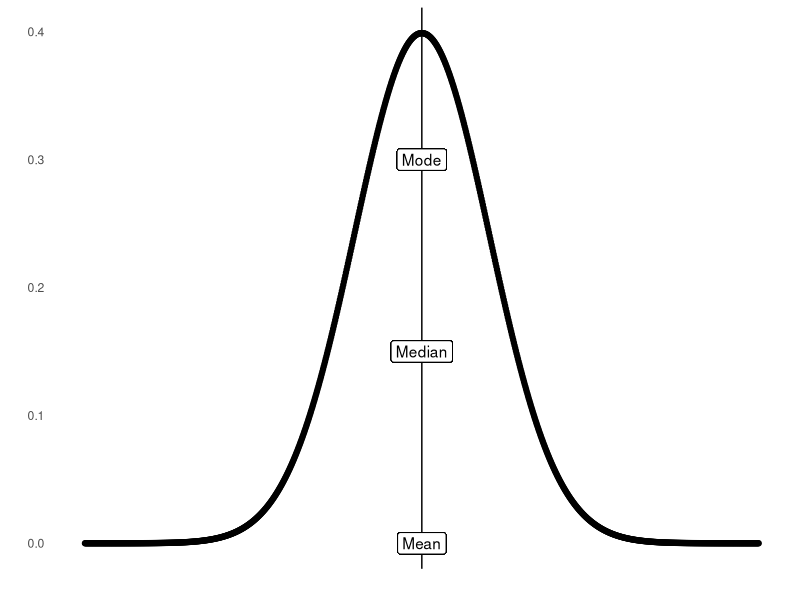
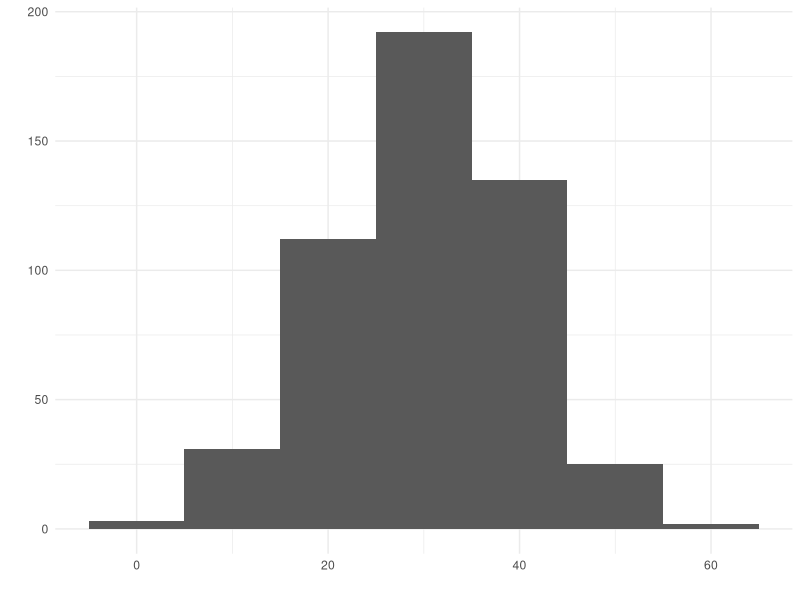
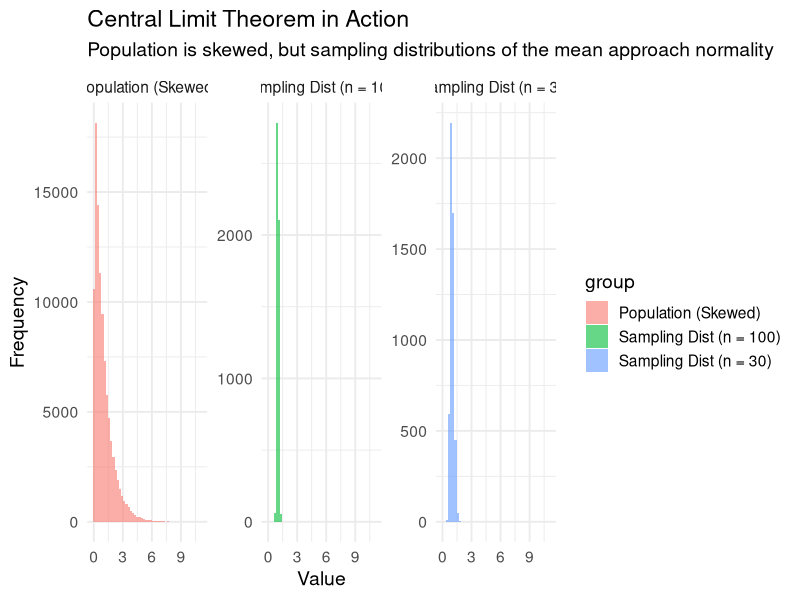
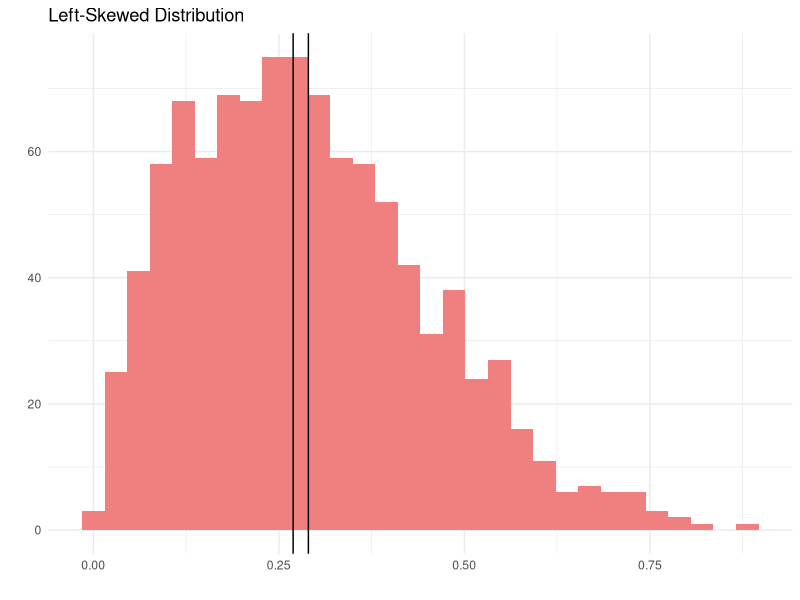
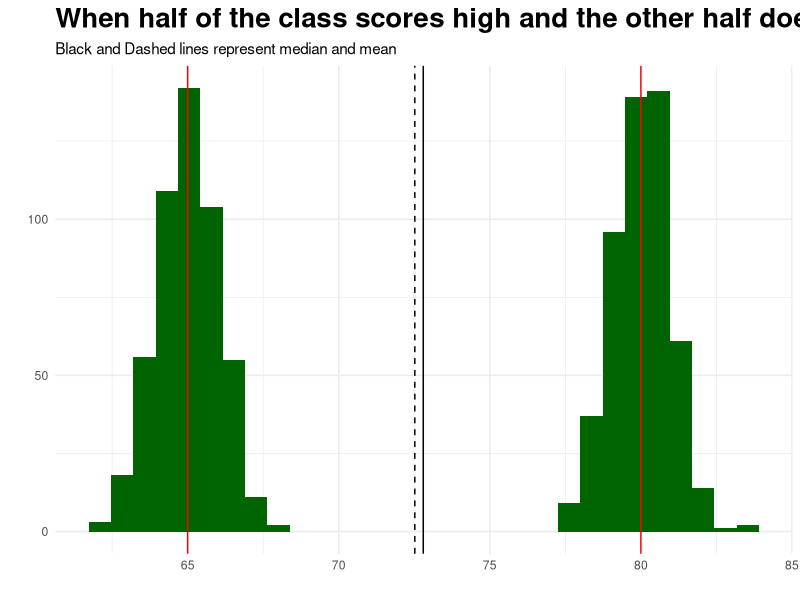
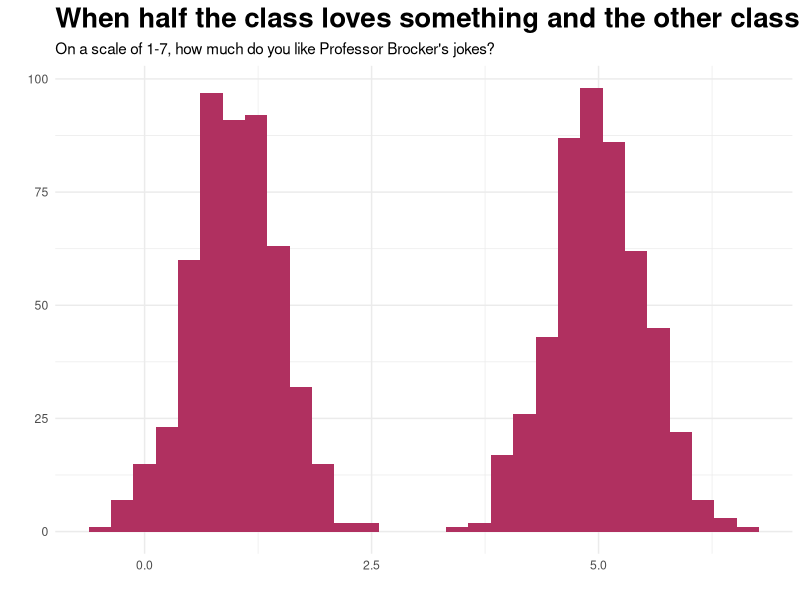
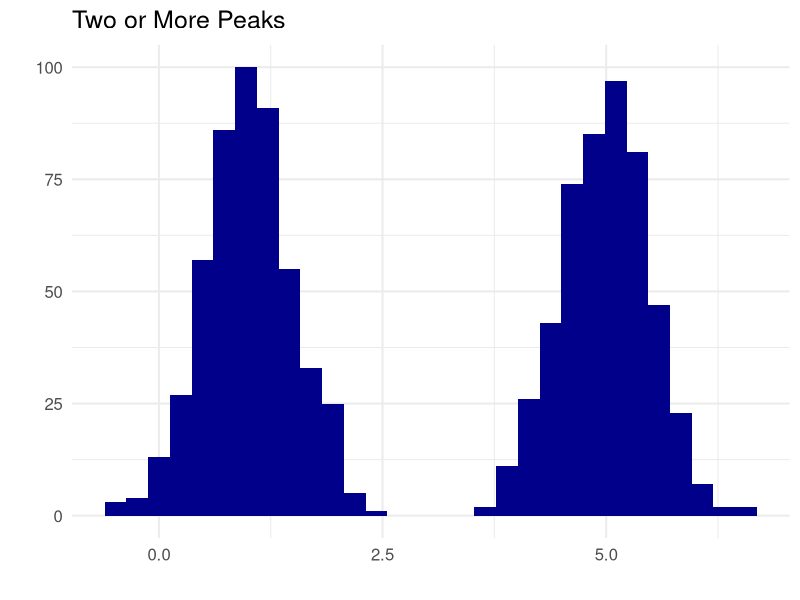
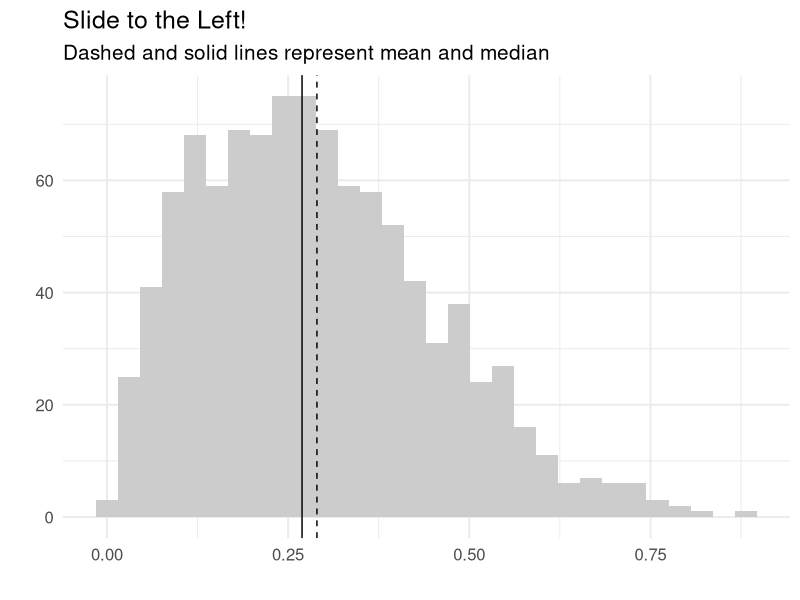

These charts were generated, in order, by the following R code:
## ---- chunk 1
#| fig-width: 8
#| fig-height: 6
#| fig-align: center


library(ggplot2)

x <- seq(5, 15, length=1000)

y <- dnorm(x, mean=10, sd=1)

nm <- data.frame(x,y)

ggplot(data = nm, aes(x,y)) + 
  geom_point() +
  theme_minimal() + 
  labs(
    x = "",
    y = "") +
  theme(
    axis.text.x = element_blank()
  ) +
  geom_vline(xintercept = 10) +
  geom_label(label = "Mean", y = 0, x = 10) +
  geom_label(label = "Median", y = 0.15, x = 10) +
  geom_label(label = "Mode", y = 0.3, x = 10) +
  theme(
    panel.grid = element_blank()
  )
  
## ---- chunk 2
  data.frame(
    z = rnorm(500,30,sd =10)
    ) |> 
  ggplot(aes(z)) + 
  geom_histogram(
    binwidth = 10
  ) + 
    theme_minimal() +
    labs(x = "",
         y = "")
## ---- chunk 3
set.seed(123)

# Population: strongly skewed (exponential distribution)
pop <- rexp(100000, rate = 1)

# Take many samples of size 30 and compute their means
sample_means_30 <- replicate(5000, mean(sample(pop, 30, replace = TRUE)))

# Take many samples of size 100 and compute their means
sample_means_100 <- replicate(5000, mean(sample(pop, 100, replace = TRUE)))

# Plot population vs. sampling distributions
df <- data.frame(
  value = c(pop, sample_means_30, sample_means_100),
  group = rep(c("Population (Skewed)", 
                "Sampling Dist (n = 30)", 
                "Sampling Dist (n = 100)"), 
              times = c(length(pop), length(sample_means_30), length(sample_means_100)))
)

ggplot(df, aes(x = value, fill = group)) +
  geom_histogram(bins = 50, alpha = 0.6, position = "identity") +
  facet_wrap(~group, scales = "free_y") +
  theme_minimal(base_size = 14) +
  labs(
    title = "Central Limit Theorem in Action",
    subtitle = "Population is skewed, but sampling distributions of the mean approach normality",
    x = "Value", y = "Frequency"
  )
## ---- chunk 4
# Set seed for reproducibility
set.seed(123)

# Generate 1000 random values from a Beta distribution
left_skewed <- rbeta(1000, shape1 = 2, shape2 = 5)

data.frame(left_skewed) |> 
  ggplot(aes(left_skewed)) + 
  geom_histogram(fill = "lightcoral") +
  labs(
    title = "Left-Skewed Distribution",
    x = "",
    y = ""
  ) + 
  theme_minimal() + 
  geom_vline(xintercept = 
               median(left_skewed)) +
  geom_vline(xintercept = 
               mean(left_skewed)) 
## ---- chunk 5
exam <- 
  data.frame(
    l = c(rnorm(500,80,1),
          rnorm(500,65,1))
  )

ggplot(exam,aes(l)) + 
  geom_histogram(fill = "darkgreen") +
  labs(
    x = "",
    y = "",
    title = "When half of the class scores high and the other half doesn't",
    subtitle = "Black and Dashed lines represent median and mean"
  ) + 
  theme_minimal() +
  geom_vline(xintercept = 65,
             color = "red") + 
  geom_vline(xintercept = 80,
             color = "red") +
  geom_vline(aes(xintercept=mean(l)),lty="dashed") +
  geom_vline(aes(xintercept=median(l)),lty="solid")+
  theme(
    plot.title = 
      element_text(
        size = 20, 
        face = "bold")
  )
## ---- chunk 6
#| fig-align: center


exam <- 
  data.frame(l = c(
    rnorm(500,1,0.5), 
    rnorm(500,5,0.5)) 
    )

ggplot(exam, aes(l)) + 
  geom_histogram(fill = "maroon") +
  labs(x = "", 
       y = "", 
       title = "When half the class loves something and the other class hates it!",
       subtitle = "On a scale of 1-7, how much do you like Professor Brocker's jokes?") + 
  theme_minimal() + 
  theme(
    plot.title = 
      element_text(
        size = 20, 
        face = "bold")
    )
## ---- chunk 7
#| fig-align: center

data.frame(l = c(
    rnorm(500,1,0.5), 
    rnorm(500,5,0.5)) 
    ) |> 
ggplot(aes(l)) + 
  geom_histogram(fill = "darkblue") +
  labs(x = "", 
       y = "",
       title = "Two or More Peaks") + 
  theme_minimal(base_size = 15)
## ---- chunk 8
#| fig-align: center


# Set seed for reproducibility
set.seed(123)

# Generate 1000 random values from a Beta distribution
left_skewed <- rbeta(1000, shape1 = 2, shape2 = 5)

data.frame(left_skewed) |> 
  ggplot(aes(left_skewed)) + 
  geom_histogram(fill = "grey80") +
  labs(
    x = "",
    y = "",
    title = "Slide to the Left!",
    subtitle = "Dashed and solid lines represent mean and median"
  ) + 
  theme_minimal(base_size = 15) +
  geom_vline(aes(xintercept=mean(left_skewed)), lty="dashed") +
  geom_vline(aes(xintercept=median(left_skewed))) 
## ---- chunk 9
#| fig-align: center


data.frame(
  l = rnorm(500,12,1)
    ) |> 
ggplot(aes(l)) + 
  geom_histogram(fill = "darkorange") +
    geom_vline(aes(xintercept=mean(l)), lty="dashed") +
  geom_vline(aes(xintercept=median(l))) +
  labs(x = "", 
       y = "",
       title = "Looks Normal to Me",
        subtitle = "Dashed and solid lines represent mean and median"
       ) + 
  theme_minimal(base_size = 15)
